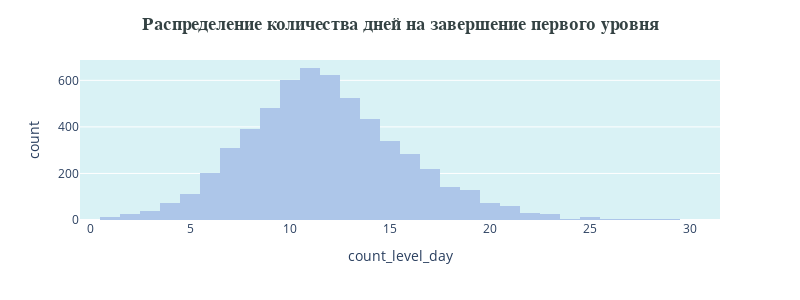

Notebook code cell kept with this figure:
### Markdown cell above
**Посмотрим на распределение количества дней на завершение первого уровня по каждому пользователю.**

### Code cell
plotly_hist(df, 'count_level_day', 'Распределение количества дней на завершение первого уровня')

### Figure 1 — Plotly figure (JSON) as saved in the notebook; plotly's stock layout.template omitted (floating-point values rounded to 4 significant figures; data arrays with more than 128 entries replaced by an {"elided": "..."} marker saying what was removed)
{"data": [{"alignmentgroup": "True", "bingroup": "x", "hovertemplate": "count_level_day=%{x}<br>count=%{y}<extra></extra>", "legendgroup": "", "marker": {"color": "#adc6e9"}, "name": "", "offsetgroup": "", "orientation": "v", "showlegend": false, "type": "histogram", "x": {"elided": "13576 int values"}, "xaxis": "x", "yaxis": "y"}], "layout": {"barmode": "group", "height": 300, "legend": {"tracegroupgap": 0}, "margin": {"t": 60}, "plot_bgcolor": "#d9f2f5", "title": {"font": {"color": "#344243", "family": "Arial", "size": 18}, "text": "<b>Распределение количества дней на завершение первого уровня</b>", "x": 0.5}, "width": 800, "xaxis": {"anchor": "y", "domain": [0, 1], "title": {"text": "count_level_day"}}, "yaxis": {"anchor": "x", "domain": [0, 1], "title": {"text": "count"}}}}
